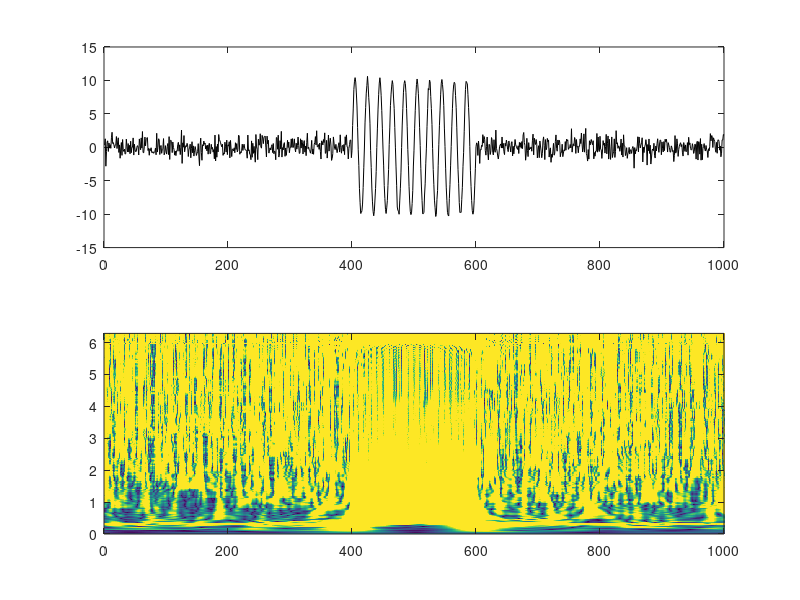

This chart was generated by the following MATLAB code:
% stran_test.m

h = randn(1000,1);
h(401:600) = .3*randn(200,1)+10.*sin((1:200).'*pi/10);
N = pow2(nextpow2(size(h,1)));

f = ifftshift(-N/2:N/2-1)./N;
% f = (0:N-1).'./N;

hft = fft(h,N);

% Preallocation...
% S = zeros(N ... % figure out if this is to be N/2... the hft may need to
% be truncated to N/2 in the loop...

S = cell(1,N);
for m = 1:N
    w = exp(-pi*(0:N-1).^2./m^2).';
    tmp = circshift(hft,m-1);
    B = tmp.*w;
    S{m} = ifft(B);
end

S = cell2mat(S).';

figure
ax(1) = subplot(2,1,1);
plot(h,'k')
ax(2) = subplot(2,1,2);
imagesc(1:N,linspace(0,2*pi,size(S,1)),abs(S),[0,0.25]);
axis xy
linkaxes(ax,'x')